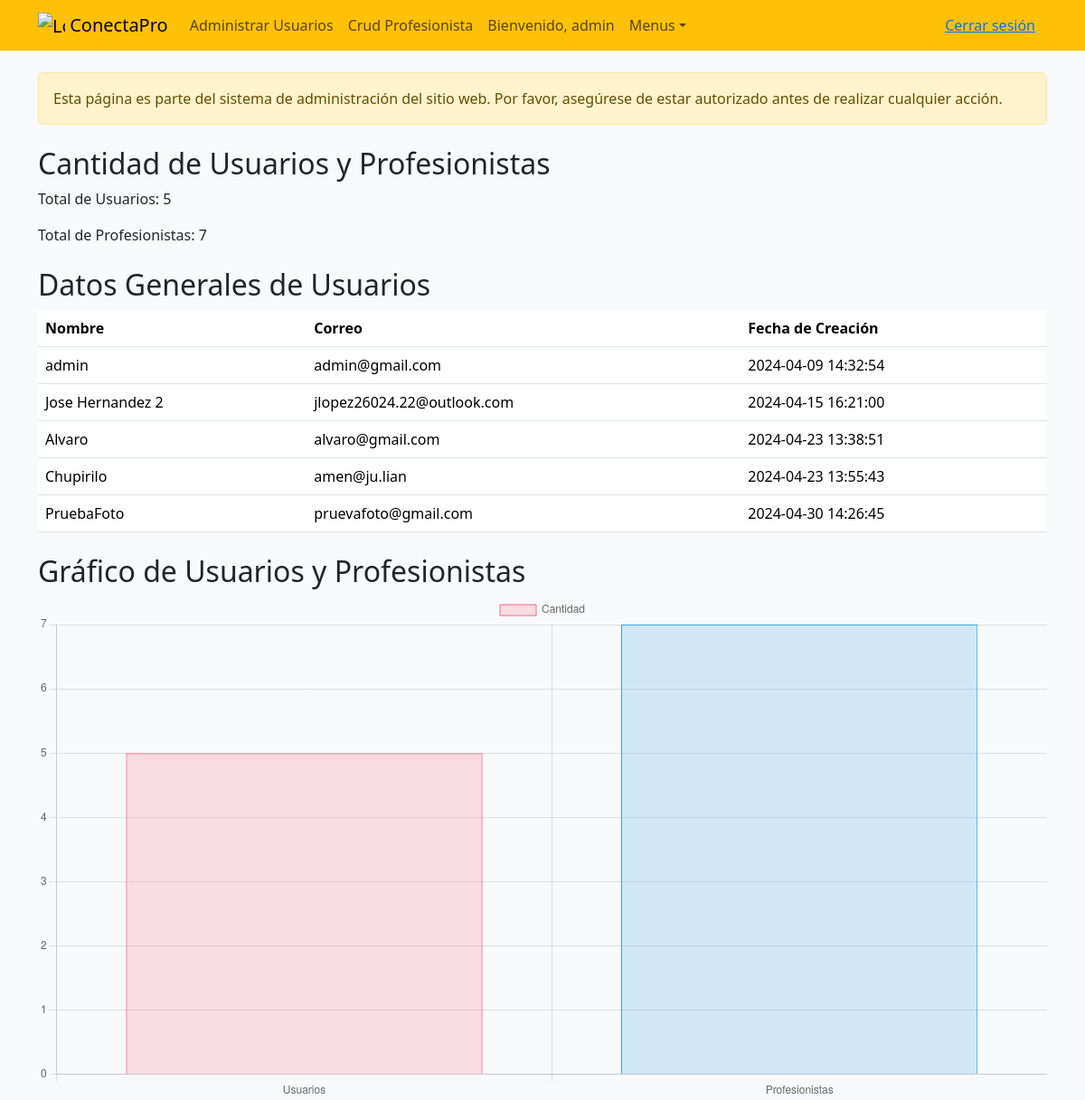
Screenshot of /admin.php (signed in) with the database file from the repository.
### tables this page shows
CREATE TABLE `usuarios` (
  `UsuarioID` int(11) NOT NULL,
  `Usuario` varchar(50) NOT NULL,
  `Correo` varchar(100) NOT NULL,
  `Contrasena` varchar(255) NOT NULL,
  `Nombre` varchar(100) NOT NULL,
  `FechaCreacion` timestamp NOT NULL DEFAULT current_timestamp(),
  `Nivel` varchar(50) DEFAULT 'usuario',
  `FotoPerfil` varchar(255) DEFAULT NULL
);

### admin.php (the view, shortened to what this page needs)
<!DOCTYPE html>
<html lang="en">
<head>
    <link href="https://cdn.jsdelivr.net/npm/bootstrap@5.3.2/dist/css/bootstrap.min.css" rel="stylesheet">
</head>
<body>
<?php include('navbarcrood.php')?>
<?php
$conexion = connection();
?>
         <?php
$sqlUsuarios = "SELECT COUNT(*) as totalUsuarios FROM usuarios";
$resultadoUsuarios = $conexion->query($sqlUsuarios);
$totalUsuarios = $resultadoUsuarios->fetch_assoc()['totalUsuarios'];
$sqlProfesionistas = "SELECT COUNT(*) as totalProfesionistas FROM profesionistas";
$resultadoProfesionistas = $conexion->query($sqlProfesionistas);
$totalProfesionistas = $resultadoProfesionistas->fetch_assoc()['totalProfesionistas'];
$sqlDatosGenerales = "SELECT Nombre, Correo, FechaCreacion FROM usuarios";
$resultadoDatosGenerales = $conexion->query($sqlDatosGenerales);
?>
<div class="container mt-4">
    <div class="alert alert-warning" role="alert">
        Esta página es parte del sistema de administración del sitio web. Por favor, asegúrese de estar autorizado antes de realizar cualquier acción.
    </div>
</div>
<div class="container mt-4">
        <h2>Cantidad de Usuarios y Profesionistas</h2>
        <p>Total de Usuarios: <?php echo $totalUsuarios; ?></p>
        <p>Total de Profesionistas: <?php echo $totalProfesionistas; ?></p>
    </div>
    <div class="container mt-4">
        <h2>Datos Generales de Usuarios</h2>
        <table class="table">
            <thead>
                <tr>
                    <th>Nombre</th>
                    <th>Correo</th>
                    <th>Fecha de Creación</th>
                </tr>
            </thead>
            <tbody>
                <?php while($fila = $resultadoDatosGenerales->fetch_assoc()): ?>
                <tr>
                    <td><?php echo $fila['Nombre']; ?></td>
                    <td><?php echo $fila['Correo']; ?></td>
                    <td><?php echo $fila['FechaCreacion']; ?></td>
                </tr>
                <?php endwhile; ?>
            </tbody>
        </table>
    </div>
    <div class="container mt-4">
        <h2>Gráfico de Usuarios y Profesionistas</h2>
        <canvas id="myChart" width="200" height="100"></canvas>
    </div>
    <script>
        var ctx = document.getElementById('myChart').getContext('2d');
        var myChart = new Chart(ctx, {
            type: 'bar',
            data: {
                labels: ['Usuarios', 'Profesionistas'],
                datasets: [{
                    label: 'Cantidad',
                    data: [<?php echo $totalUsuarios; ?>, <?php echo $totalProfesionistas; ?>],
                    backgroundColor: [
                        'rgba(255, 99, 132, 0.2)',
                        'rgba(54, 162, 235, 0.2)'
                    ],
                    borderColor: [
                        'rgba(255, 99, 132, 1)',
                        'rgba(54, 162, 235, 1)'
                    ],
                    borderWidth: 1
                }]
            },
            options: {
                scales: {
                    y: {
                        beginAtZero: true
                    }
                }
            }
        });
    </script>
</body>
</html>

### rows the page displays
usuarios: Nombre "admin", Correo "admin@gmail.com", FechaCreacion "2024-04-09 14:32:54"
usuarios: Nombre "Jose Hernandez 2", Correo "jlopez26024.22@outlook.com", FechaCreacion "2024-04-15 16:21:00"
usuarios: Nombre "Alvaro", Correo "alvaro@gmail.com", FechaCreacion "2024-04-23 13:38:51"
usuarios: Nombre "Chupirilo", Correo "amen@ju.lian", FechaCreacion "2024-04-23 13:55:43"
usuarios: Nombre "PruebaFoto", Correo "pruevafoto@gmail.com", FechaCreacion "2024-04-30 14:26:45"

### other values shown
$_SESSION['username'] "admin"
$totalUsuarios "5"
$totalProfesionistas "7"
chart data {{ $totalUsuarios }} 5
chart data {{ $totalProfesionistas }} 7
